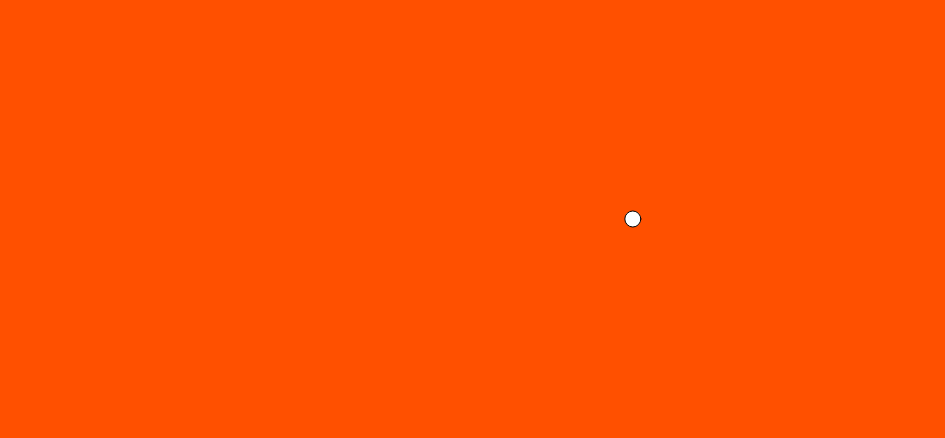
Frame 1 (no input)
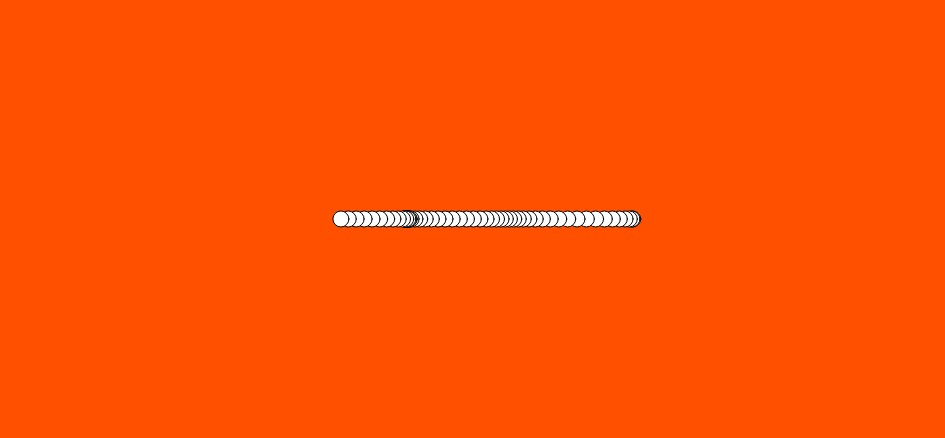
Frame 60 (no input)
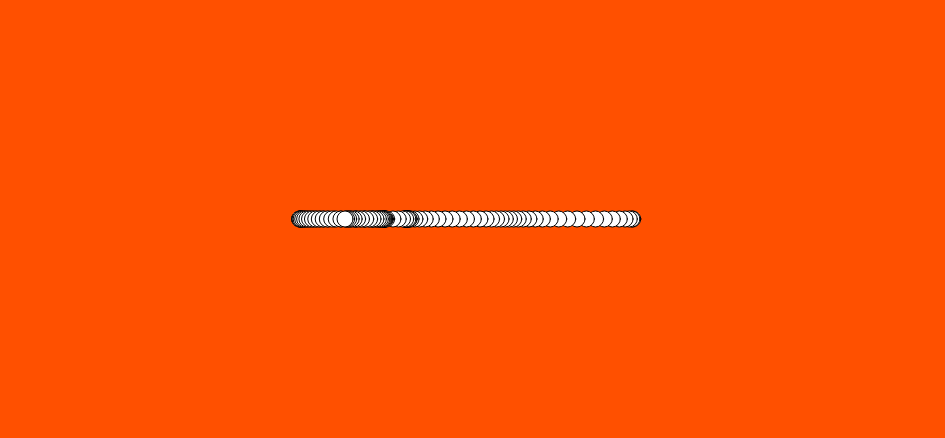
Frame 120 (the mouse pressed at the canvas centre since frame 60)

The p5.js sketch that drew these frames (run headless with seeded random() and noise() and a simulated clock; from frame 60 on, the mouse is pressed at the canvas centre):

// p5.js sketch
// ── sketch.js

  // Use a custom probability distribution to vary the size of a step taken by the random walker. The step size can be determined by influencing the range of values picked. Can you map the probability to a quadratic function — i.e. making the likelihood that a value is picked equal to the value squared?

  let position;
  let prev;

  function setup() {
    createCanvas(945,438);
    background(255,80,0);
  }

  let t = 0; // moment in time

  function draw() {
    let n = noise(t); // The noise value for a specific moment in time

    print(n);

    let x = map(n, 0, 1, 0, width);
    ellipse(x, height/2, 16, 16);
    t += 0.01;
  }
